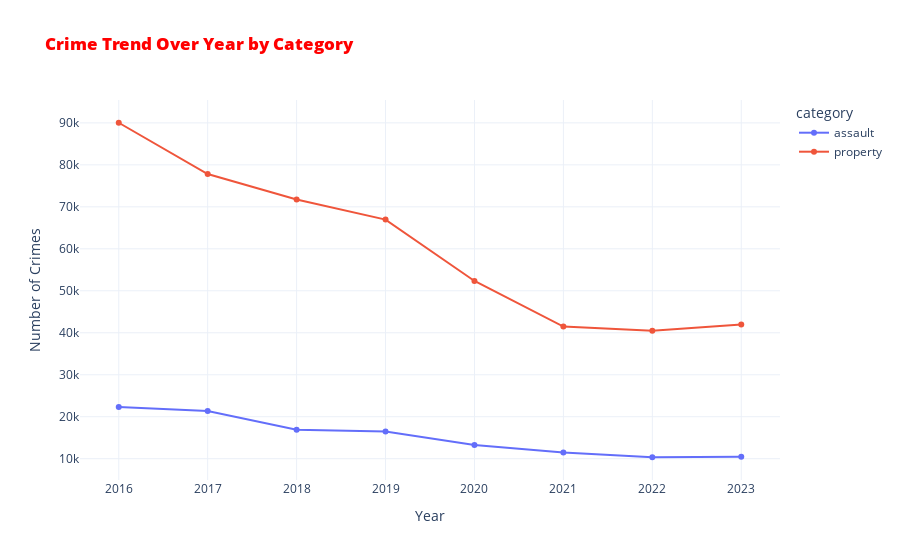

The code cell stored with this chart in its notebook:
### Code cell
fig = px.line(
    crime_trend,
    x='date',
    y='crimes',
    color='category',
    markers=True, # for adding points
    hover_name='crimes', # whats bolded during hover 
    title='Crime Trend Over Year by Category'
    )

fig.update_layout(
    title_font_color= 'red',
    title_font_weight= 1000,
    xaxis_title='Year',
    yaxis_title='Number of Crimes',
    template='plotly_white')

fig.show()

### Figure 1 — Plotly figure (JSON) as saved in the notebook; plotly's stock layout.template omitted (floating-point values rounded to 4 significant figures)
{"data": [{"hovertemplate": "<b>%{hovertext}</b><br><br>category=assault<br>date=%{x}<br>crimes=%{y}<extra></extra>", "hovertext": [22330.0, 21370.0, 16900.0, 16490.0, 13280.0, 11500.0, 10350.0, 10450.0], "legendgroup": "assault", "line": {"color": "#636efa", "dash": "solid"}, "marker": {"symbol": "circle"}, "mode": "lines+markers", "name": "assault", "orientation": "v", "showlegend": true, "type": "scatter", "x": [2016, 2017, 2018, 2019, 2020, 2021, 2022, 2023], "xaxis": "x", "y": [22327, 21366, 16902, 16489, 13279, 11495, 10348, 10453], "yaxis": "y"}, {"hovertemplate": "<b>%{hovertext}</b><br><br>category=property<br>date=%{x}<br>crimes=%{y}<extra></extra>", "hovertext": [90030.0, 77800.0, 71760.0, 66970.0, 52340.0, 41480.0, 40460.0, 41990.0], "legendgroup": "property", "line": {"color": "#EF553B", "dash": "solid"}, "marker": {"symbol": "circle"}, "mode": "lines+markers", "name": "property", "orientation": "v", "showlegend": true, "type": "scatter", "x": [2016, 2017, 2018, 2019, 2020, 2021, 2022, 2023], "xaxis": "x", "y": [90028, 77804, 71760, 66967, 52344, 41479, 40465, 41991], "yaxis": "y"}], "layout": {"legend": {"title": {"text": "category"}, "tracegroupgap": 0}, "title": {"font": {"color": "red", "weight": 1000}, "text": "Crime Trend Over Year by Category"}, "xaxis": {"anchor": "y", "domain": [0, 1], "title": {"text": "Year"}}, "yaxis": {"anchor": "x", "domain": [0, 1], "title": {"text": "Number of Crimes"}}}}
